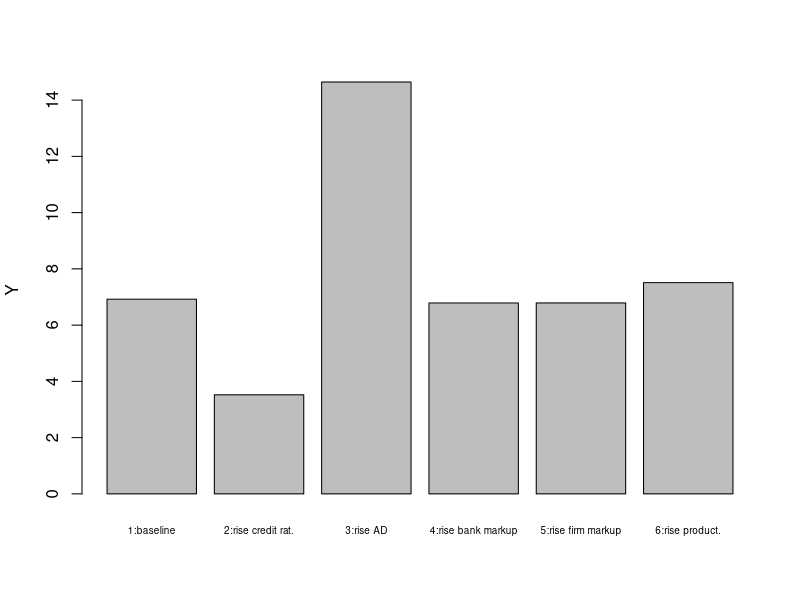
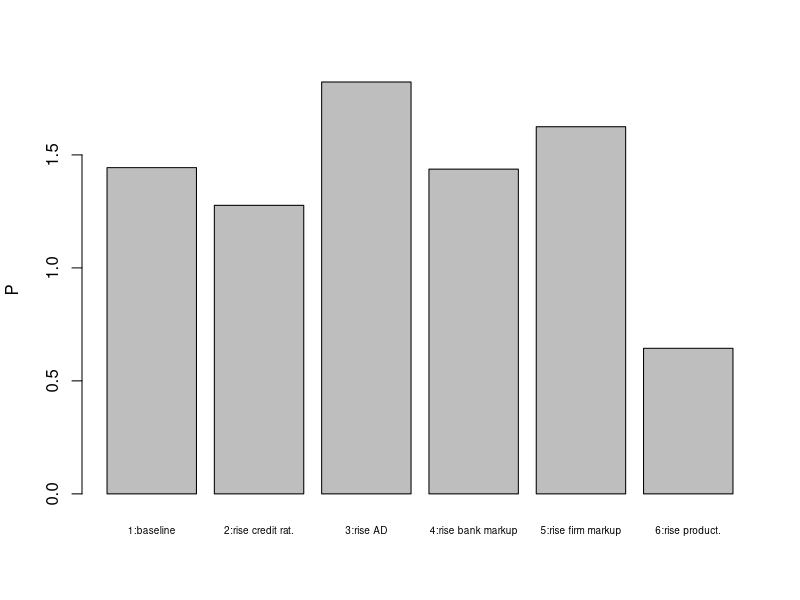
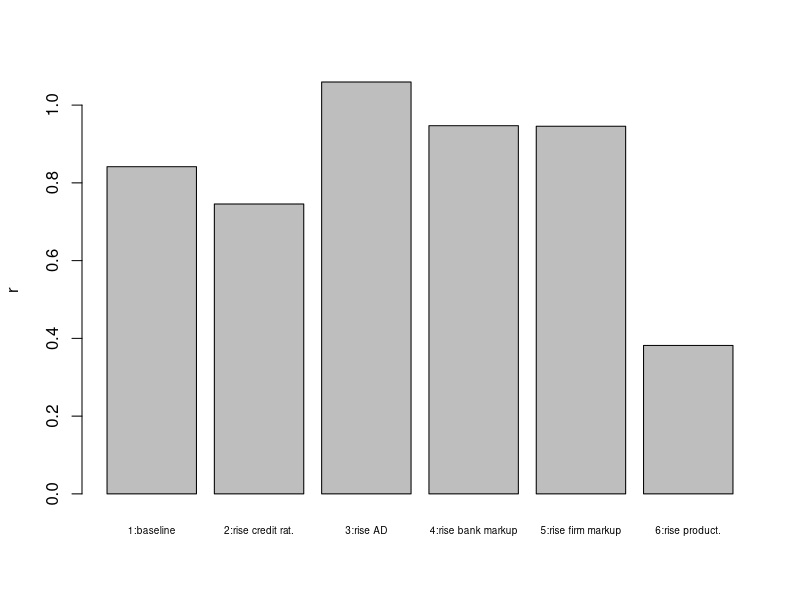
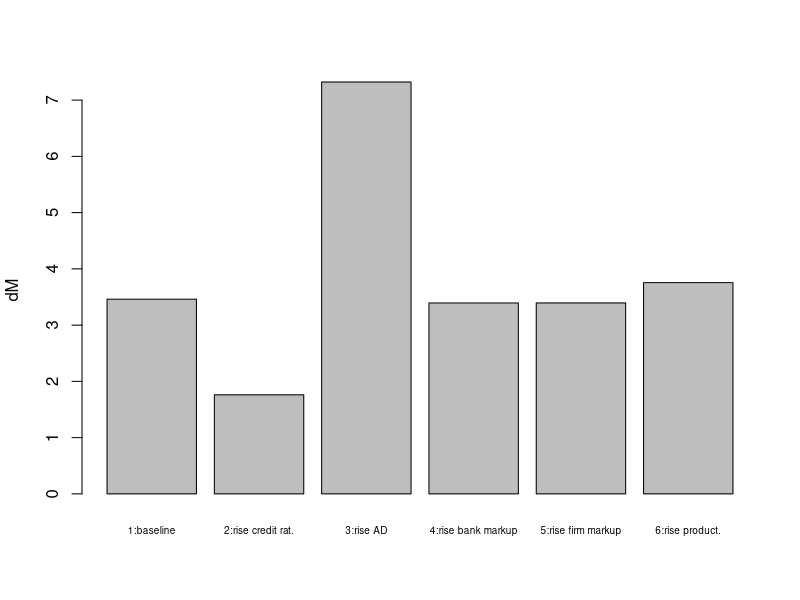
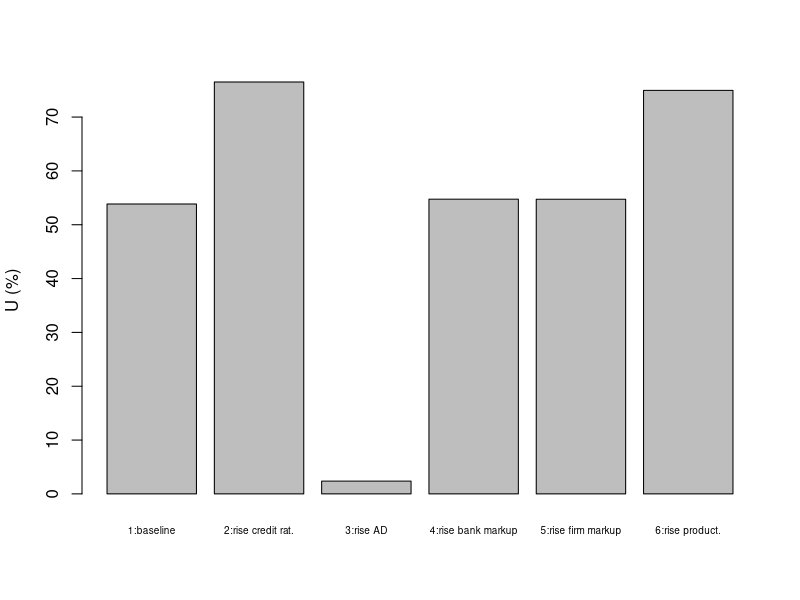
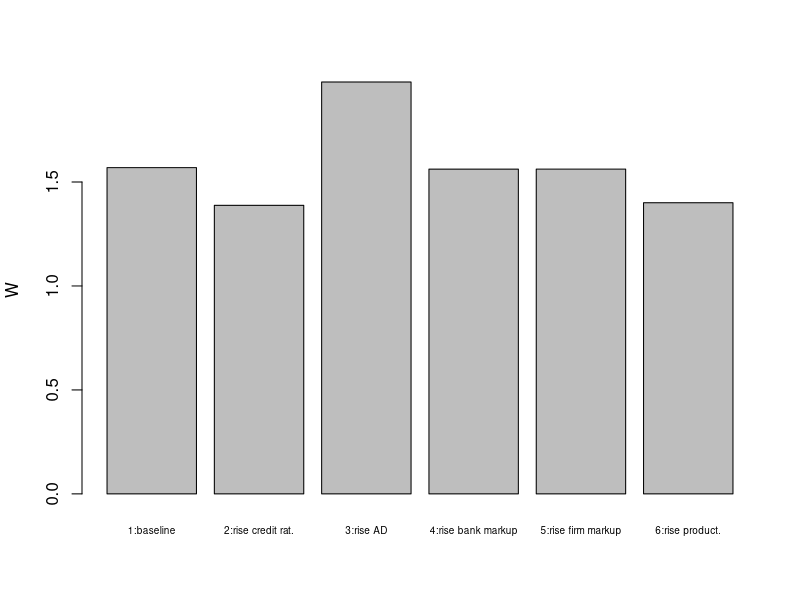
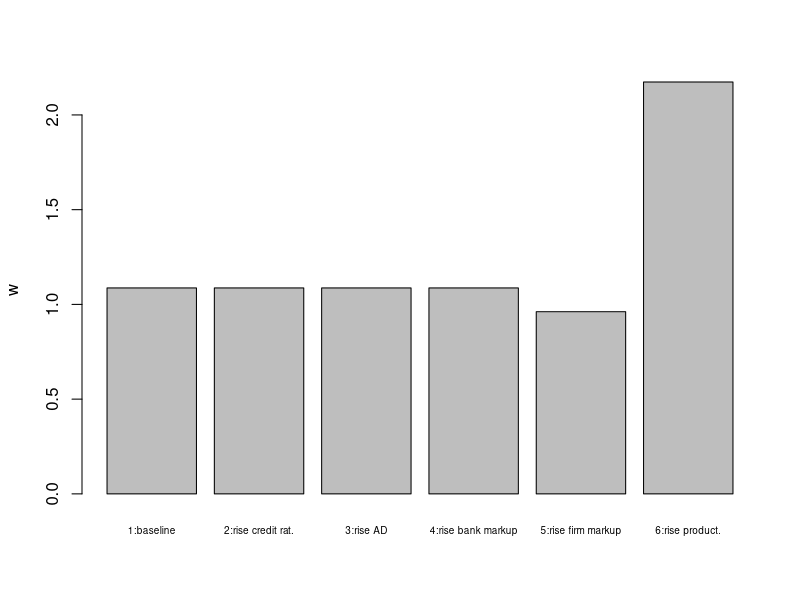
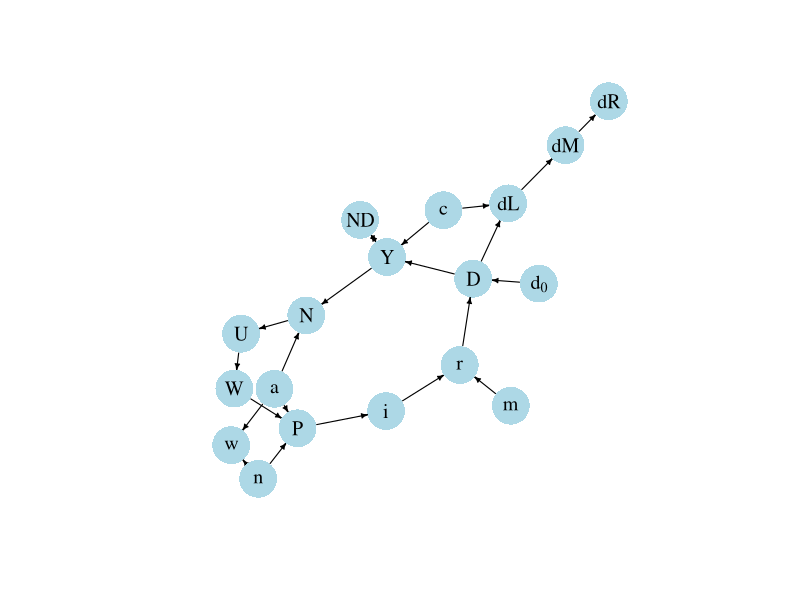

Reproduce these figures in R, in order.
## ---- chunk 1

#Clear the environment
rm(list=ls(all=TRUE))

# Set number of scenarios (including baseline)
S=6

#Create vector in which equilibrium solutions from different parameterisations will be stored
Y_star=vector(length=S)  # income/output
D_star=vector(length=S)  # (notional) credit-financed aggregate demand
ND_star=vector(length=S) # income-financed aggregate demand
r_star=vector(length=S)  # lending rate
N_star=vector(length=S)  # employment
U_star=vector(length=S)  # unemployment
P_star=vector(length=S)  # price level
w_star=vector(length=S)  # real wage
W_star=vector(length=S)  # nominal wage
i_star=vector(length=S)  # central bank rate
dL_star=vector(length=S) # change in loans
dM_star=vector(length=S) # change in bank deposits 
dR_star=vector(length=S) # change in bank reserves

# Set exogenous variables that will be shifted
c=vector(length=S) # share of credit demand that is accommodated
d0=vector(length=S)# autonomous component of debt-financed aggregate demand
m=vector(length=S) # mark-up on lending rate
n=vector(length=S) # mark-up on prices
a=vector(length=S) # productivity

# Baseline parameterisation
c[]=0.8 
d0[]=5
m[]=0.15
n[]=0.15  
a[]=0.8 

## Construct scenarios

# scenario 2: increase in credit rationing
c[2]=0.4

# scenario 3: increase in autonomous demand
d0[3]=10

# scenario 4: increase in interest rate mark-up
m[4]=0.3

# scenario 5: increase in price mark-up
n[5]=0.3

# scenario 6: increase in productivity
a[6]=0.4


#Set constant parameter values
b=0.5   # propensity to spend out of income
d1=0.8  # sensitivity of demand with respect to the interest rate
i0=0.01 # discretionary component of central bank rate
i1=0.5  # sensitivity of central bank rate with respect to price level
Nf=12   # full employment/labour force
h=0.8   # sensitivity of nominal wage with respect to unemployment
k=0.3   # desired reserve ratio
W0=2    # exogenous component of nominal wage

# Initialise endogenous variables at some arbitrary positive value 
Y = D = ND = r = N = U = P = w = W = i = dL = dR = dM = 1

#Solve this system numerically through 1000 iterations based on the initialisation
for (j in 1:S){
  
  for (iterations in 1:1000){
    
    #Model equations
    
    # (1) Goods market
    Y = ND + c[j]*D
    
    # (2) Not-debt financed component of aggregate demand
    ND = b*Y
    
    # (3) Debt-financed component of aggregate demand
    D= d0[j] - d1*r
    
    # (4) Policy rate
    i = i0 + i1*P
    
    # (5) Lending rate
    r = (1+m[j])*i
    
    # (6) Change in loans
    dL = c[j]*D
    
    # (7) Change in deposits
    dM = dL
    
    # (8) Change in reserves
    dR = k*dM
    
    # (9) Price level
    P = (1+n[j])*a[j]*W
    
    # (10) Nominal wage
    W = W0 - h*(U)
    
    # (11) Real wage
    w = 1/((1+n[j])*a[j])
    
    # (12) Employment
    N = a[j]*Y
    
    # (13) Unemployment rate
    U = (Nf - N)/Nf
    
  }

  #Save results for different parameterisations in vector
  Y_star[j]=Y
  D_star[j]=D
  ND_star[j]=ND
  r_star[j]=r
  N_star[j]=N
  U_star[j]=U
  P_star[j]=P
  w_star[j]=w
  W_star[j]=W
  i_star[j]=i
  dL_star[j]=dL
  dM_star[j]=dM
  dR_star[j]=dR  
}

## ---- chunk 2
#| label: fig-output-pkmacro
#| fig-cap: Output

barplot(Y_star, ylab="Y", names.arg=c("1:baseline", "2:rise credit rat.", "3:rise AD",
                                      "4:rise bank markup","5:rise firm markup", "6:rise product."), cex.names = 0.6)

## ---- chunk 3
#| label: fig-price-level-pkmacro
#| fig-cap: Price level

barplot(P_star, ylab="P", names.arg=c("1:baseline", "2:rise credit rat.", "3:rise AD",
                                      "4:rise bank markup","5:rise firm markup", "6:rise product."), cex.names = 0.6)

## ---- chunk 4
#| label: fig-lending-rate-pkmacro
#| fig-cap: Lending rate

barplot(r_star, ylab="r", names.arg=c("1:baseline", "2:rise credit rat.", "3:rise AD",
                                      "4:rise bank markup","5:rise firm markup", "6:rise product."), cex.names = 0.6)

## ---- chunk 5
#| label: fig-money-pkmacro
#| fig-cap: Deposit money creation

barplot(dM_star, ylab="dM", names.arg=c("1:baseline", "2:rise credit rat.", "3:rise AD",
                                        "4:rise bank markup","5:rise firm markup", "6:rise product."), cex.names = 0.6)

## ---- chunk 6
#| label: fig-unemployment-pkmacro
#| fig-cap: Unemployment rate

barplot(U_star*100, ylab="U (%)", names.arg=c("1:baseline", "2:rise credit rat.", "3:rise AD",
                                              "4:rise bank markup","5:rise firm markup", "6:rise product."), cex.names = 0.6)

## ---- chunk 7
#| label: fig-nominal-wage-pkmacro
#| fig-cap: Nominal wage

barplot(W_star, ylab="W", names.arg=c("1:baseline", "2:rise credit rat.", "3:rise AD",
                                      "4:rise bank markup","5:rise firm markup", "6:rise product."), cex.names = 0.6)

## ---- chunk 8
#| label: fig-real-wage-pkmacro
#| fig-cap: Real wage

barplot(w_star, ylab="w", names.arg=c("1:baseline", "2:rise credit rat.", "3:rise AD",
                                      "4:rise bank markup","5:rise firm markup", "6:rise product."), cex.names = 0.6)

## ---- chunk 9
#| message: false
#| label: fig-dg-pkmacro
#| fig-cap: Directed graph of post-Keynesian endogenous money model

## Create directed graph 
# Construct auxiliary Jacobian matrix for 18 variables: 
# r, Y, ND, D, i, P, W, w, N, U, dl, dM, dR, d0, c, m, a, n 

M_mat=matrix(c(0,0,0,0,1,0,0,0,0,0,0,0,0,0,0,1,0,0,
               0,0,1,1,0,0,0,0,0,0,0,0,0,0,1,0,0,0,
               0,1,0,0,0,0,0,0,0,0,0,0,0,0,0,0,0,0,
               1,0,0,0,0,0,0,0,0,0,0,0,0,1,0,0,0,0,
               0,0,0,0,0,1,0,0,0,0,0,0,0,0,0,0,0,0,
               0,0,0,0,0,0,1,0,0,0,0,0,0,0,0,0,1,1,
               0,0,0,0,0,0,0,0,0,1,0,0,0,0,0,0,0,0,
               0,0,0,0,0,0,0,0,0,0,0,0,0,0,0,0,1,1,
               0,1,0,0,0,0,0,0,0,0,0,0,0,0,0,0,1,0,
               0,0,0,0,0,0,0,0,1,0,0,0,0,0,0,0,0,0,
               0,0,0,1,0,0,0,0,0,0,0,0,0,0,1,0,0,0,
               0,0,0,0,0,0,0,0,0,0,1,0,0,0,0,0,0,0,
               0,0,0,0,0,0,0,0,0,0,0,1,0,0,0,0,0,0,
               0,0,0,0,0,0,0,0,0,0,0,0,0,0,0,0,0,0,
               0,0,0,0,0,0,0,0,0,0,0,0,0,0,0,0,0,0,
               0,0,0,0,0,0,0,0,0,0,0,0,0,0,0,0,0,0,
               0,0,0,0,0,0,0,0,0,0,0,0,0,0,0,0,0,0,
               0,0,0,0,0,0,0,0,0,0,0,0,0,0,0,0,0,0), 18, 18, byrow=TRUE)

# Create adjacency matrix from transpose of auxiliary Jacobian 
A_mat=t(M_mat)

# Create directed graph from adjacency matrix
library(igraph)
dg= graph_from_adjacency_matrix(A_mat, mode="directed", weighted= NULL)

# Define node labels
V(dg)$name=c("r", "Y", "ND", "D", "i", "P", "W", "w", "N", "U", "dL", "dM", "dR", expression(d[0]), "c", "m", "a", "n")

# Plot directed graph
plot(dg, main="", vertex.size=20, vertex.color="lightblue", 
     vertex.label.color="black", edge.arrow.size=0.3, edge.width=1.1, edge.size=1.2,
     edge.arrow.width=1.2, edge.color="black", vertex.label.cex=1.2, 
     vertex.frame.color="NA", margin=-0.08)

## ---- chunk 10

### Confirm equilibrium solution for Y*  (baseline)
# Analytical solution
(c[1]*(d0[1] -d1*(1+m[1])*(i0+i1*(1+n[1])*a[1]*(W0-h))))/(1-b +c[1]*d1*(1+m[1])*i1*(1+n[1])*(a[1]^2)*h*(Nf^-1))

# Numerical solution
Y_star[1]

### Confirm equilibrium solution for P*  (baseline)
# Analytical solution
((1+n[1])*a[1]*((W0-h)*(1-b)+(Nf^-1)*h*a[1]*c[1]*(d0[1]-d1*(1+m[1])*i0[1])))/(1-b +c[1]*d1*(1+m[1])*i1*(1+n[1])*(a[1]^2)*h*(Nf^-1))

# Numerical solution
P_star[1]
